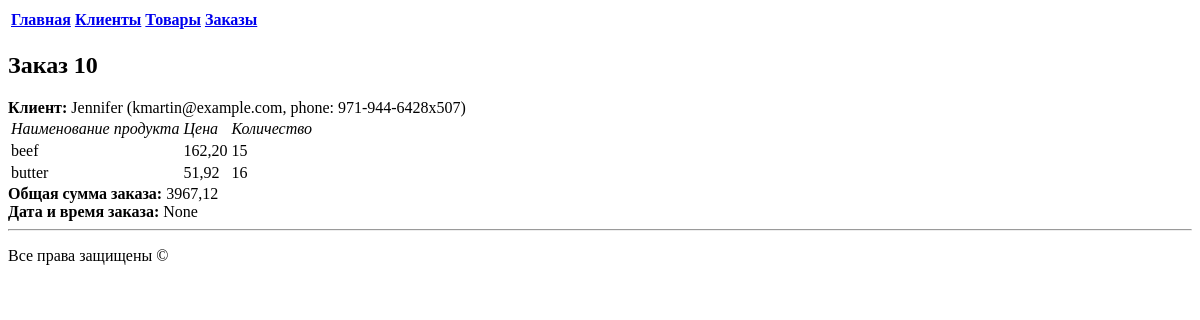
The page /store/orders/10 on the database as committed earlier.
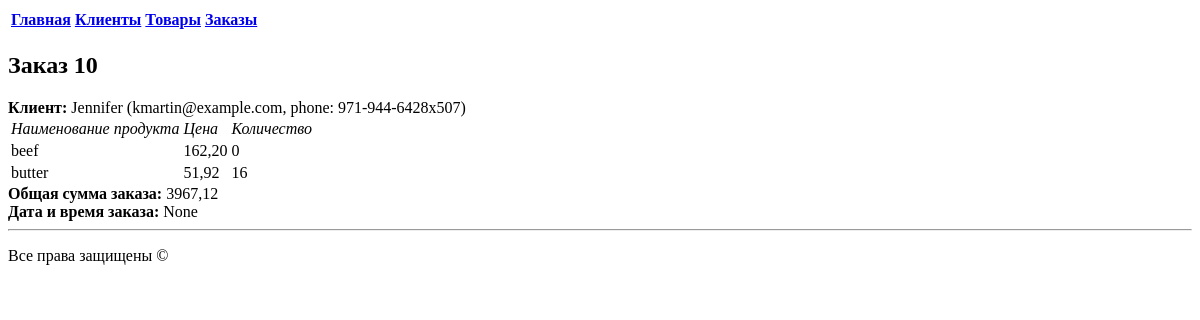
The same page on the database as committed later.
### storeapp/models.py (models this page shows, shortened)
class Product(models.Model):
    name = models.CharField(max_length=100)
    description = models.TextField()
    price = models.DecimalField(max_digits=8, decimal_places=2)
    amount = models.IntegerField()
    date_added = models.DateTimeField(auto_now_add=True)
    photo = models.ImageField(upload_to='products/', null=True, blank=True)

### storeapp/views.py (the view)
# urls.py: path('orders/<int:order_id>', get_order_on_id, name='get_order_on_id'),
def get_order_on_id(request, order_id):
    order = Order.objects.filter(pk=order_id).first()
    if order is not None:
        context = {'order': order, 'name': f'Заказ с id {order_id}'}
        return render(request, 'storeapp/order.html', context)
    return render(request, 'storeapp/404.html',
                  {'text': f'У Заказа с ID {order_id} не обнаружено',
                   'name': 'Данные не обнаружены'})

### storeapp/models.py (called while the page is built)
    def __str__(self):
        return f'{self.name} ({self.email}, phone: {self.phone})'

### storeapp/templates/storeapp/order.html (shortened to what this page needs)
{% extends 'base.html' %}
{% block content %}
  <table>
    <tr>
        <td> <b><a href="../../">Главная</a> </b></td>
        <td> <b><a href="../clients/">Клиенты</a> </b></td>
        <td> <b><a href="../products">Товары</a> </b></td>
        <td> <b><a href="../orders">Заказы</a></b></td>
  </table>
<h2>Заказ {{ order.id }}</h2>
    <div><b> Клиент: </b>{{ order.customer }}</div>
        <table>
        <tr><td> <i> Наименование продукта </i><td> <i> Цена </i></td><td> <i> Количество </i></td></tr>
      {% for item in order.products.all %}
        <tr><td>{{ item.name }}</td><td>{{ item.price }}</td><td>{{ item.amount }}</td></tr>
      {% endfor %}
      </table>
        <div><b> Общая сумма заказа: </b>{{ order.total_price }}</div>
        <div><b> Дата и время заказа: </b>{{ order.date_ordered }}</div>
{% endblock %}

Rows that differ between the two databases and show on the page:
changed Product "beef": amount "15" → "0"
